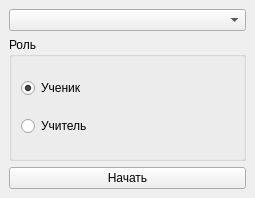
<?xml version="1.0" encoding="UTF-8"?>
<ui version="4.0">
 <class>MainWindow</class>
 <widget class="QMainWindow" name="MainWindow">
  <property name="geometry">
   <rect>
    <x>0</x>
    <y>0</y>
    <width>255</width>
    <height>198</height>
   </rect>
  </property>
  <property name="minimumSize">
   <size>
    <width>255</width>
    <height>198</height>
   </size>
  </property>
  <property name="maximumSize">
   <size>
    <width>255</width>
    <height>198</height>
   </size>
  </property>
  <property name="windowTitle">
   <string>Помощник ЕГЭ</string>
  </property>
  <widget class="QWidget" name="centralwidget">
   <layout class="QVBoxLayout" name="verticalLayout_3">
    <item>
     <widget class="QComboBox" name="subjectComboBox">
      <property name="editable">
       <bool>false</bool>
      </property>
      <property name="currentText" stdset="0">
       <string/>
      </property>
      <property name="placeholderText" stdset="0">
       <string>Предмет</string>
      </property>
     </widget>
    </item>
    <item>
     <widget class="QGroupBox" name="roleGroup">
      <property name="title">
       <string>Роль</string>
      </property>
      <layout class="QVBoxLayout" name="verticalLayout_2">
       <item>
        <widget class="QRadioButton" name="roleStudent">
         <property name="text">
          <string>Ученик</string>
         </property>
         <property name="checked">
          <bool>true</bool>
         </property>
        </widget>
       </item>
       <item>
        <widget class="QRadioButton" name="roleTeacher">
         <property name="text">
          <string>Учитель</string>
         </property>
        </widget>
       </item>
      </layout>
     </widget>
    </item>
    <item>
     <widget class="QPushButton" name="startButton">
      <property name="text">
       <string>Начать</string>
      </property>
     </widget>
    </item>
   </layout>
  </widget>
 </widget>
 <resources/>
 <connections/>
</ui>
